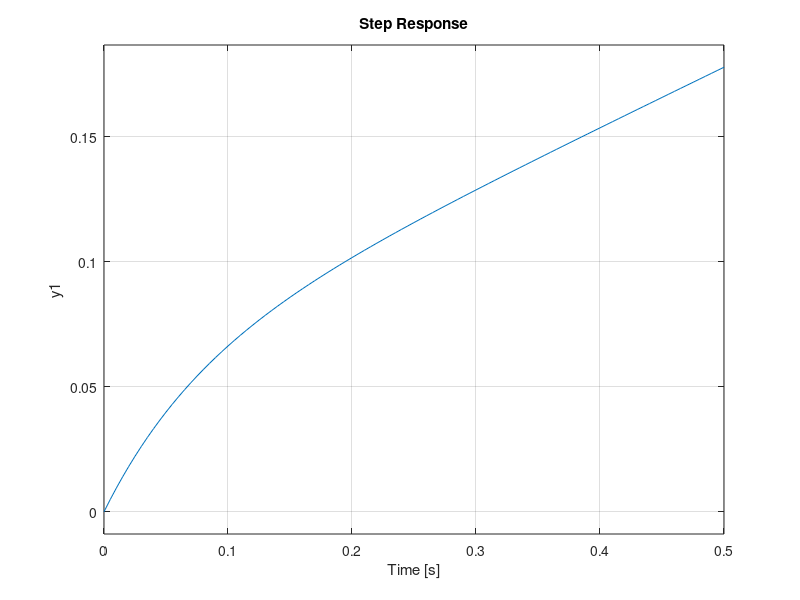

MATLAB code to generate this figure:
%PFE  
% num = [0 0 1 1];
% den = [1 11 0 0];
% 
% [r,p,k] = residue(num,den)

%Plot Step Response of step response of error function - this gives ramp
%response
num1 = [0 1 3.16];
den1 = [1 13.16 0];

tf1 = tf(num1,den1);

step(tf1);